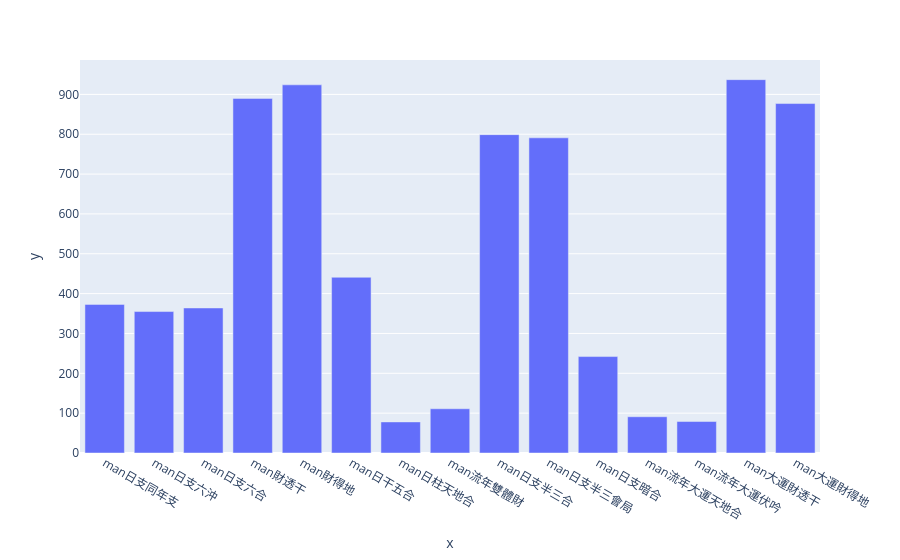

The cell this chart's notebook holds for it:
### Code cell
#for the columns that are boolean, count the number of True, and plot a bar chart to see the distribution
# create a list of columns that are boolean
boolean_cols = [col for col in df_filtered.columns if df_filtered[col].dtype == 'bool']
boolean_cols

# create a new df with only the boolean columns
df_bool = df_filtered[boolean_cols]
df_bool

# count the number of True and False in each column and show all the result
for col in df_bool.columns:
    print(col,df_bool[col].value_counts()[1])
    # print('-------------------')

# df_bool.sum()

# # plot a bar chart to see the distribution using plotly
import plotly.express as px
px.bar(df_bool.sum(), x=df_bool.sum().index, y=df_bool.sum().values)

### Figure 1 — Plotly figure (JSON) as saved in the notebook; plotly's stock layout.template omitted (floating-point values rounded to 4 significant figures)
{"data": [{"alignmentgroup": "True", "hovertemplate": "x=%{x}<br>y=%{y}<extra></extra>", "legendgroup": "", "marker": {"color": "#636efa", "pattern": {"shape": ""}}, "name": "", "offsetgroup": "", "orientation": "v", "showlegend": false, "textposition": "auto", "type": "bar", "x": ["man日支同年支", "man日支六沖", "man日支六合", "man財透干", "man財得地", "man日干五合", "man日柱天地合", "man流年雙體財", "man日支半三合", "man日支半三會局", "man日支暗合", "man流年大運天地合", "man流年大運伏吟", "man大運財透干", "man大運財得地"], "xaxis": "x", "y": [373, 355, 364, 890, 924, 441, 78, 111, 799, 791, 242, 91, 79, 937, 877], "yaxis": "y"}], "layout": {"barmode": "relative", "legend": {"tracegroupgap": 0}, "margin": {"t": 60}, "xaxis": {"anchor": "y", "domain": [0, 1], "title": {"text": "x"}}, "yaxis": {"anchor": "x", "domain": [0, 1], "title": {"text": "y"}}}}
